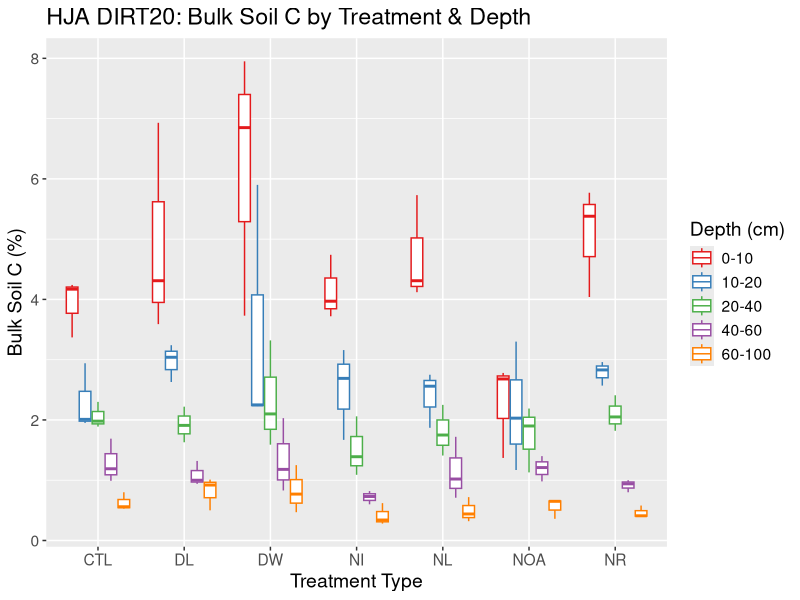
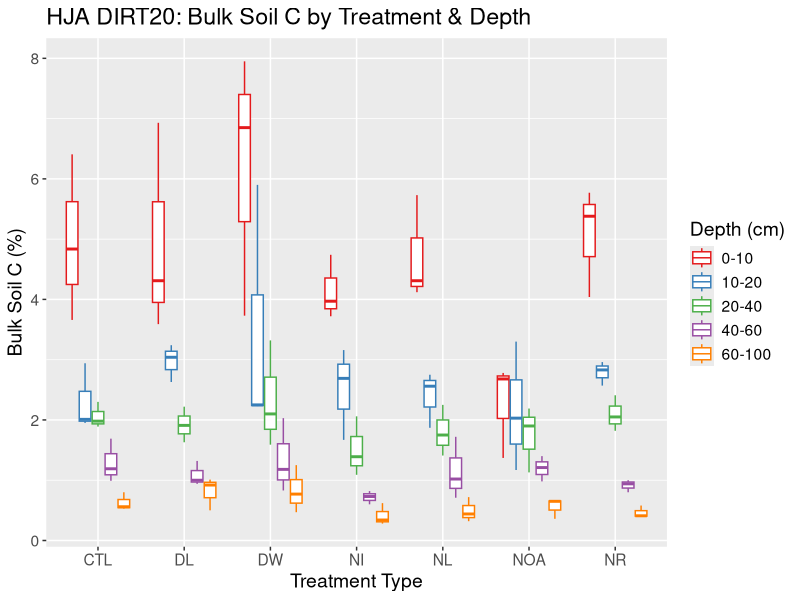
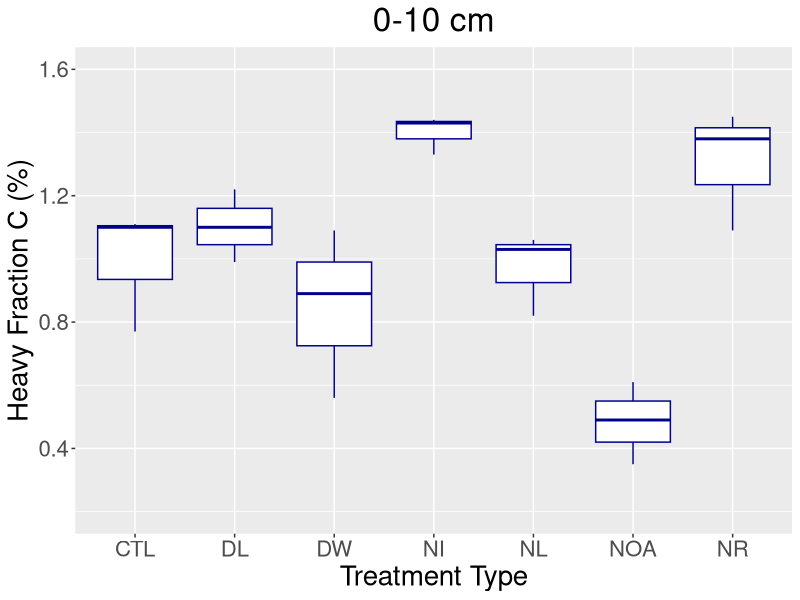
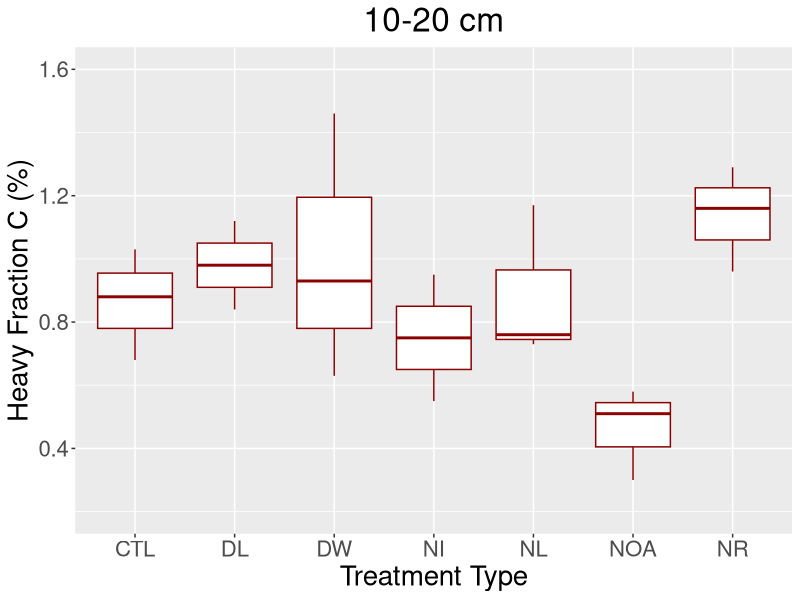
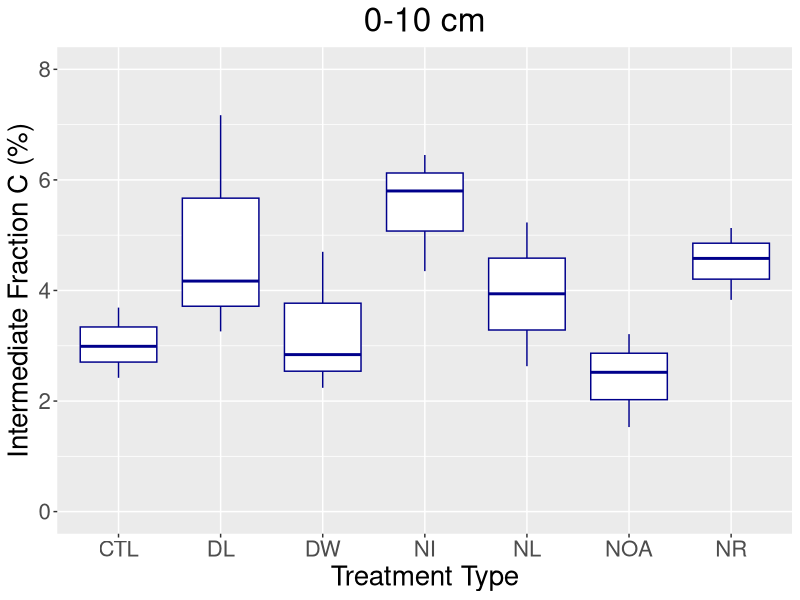
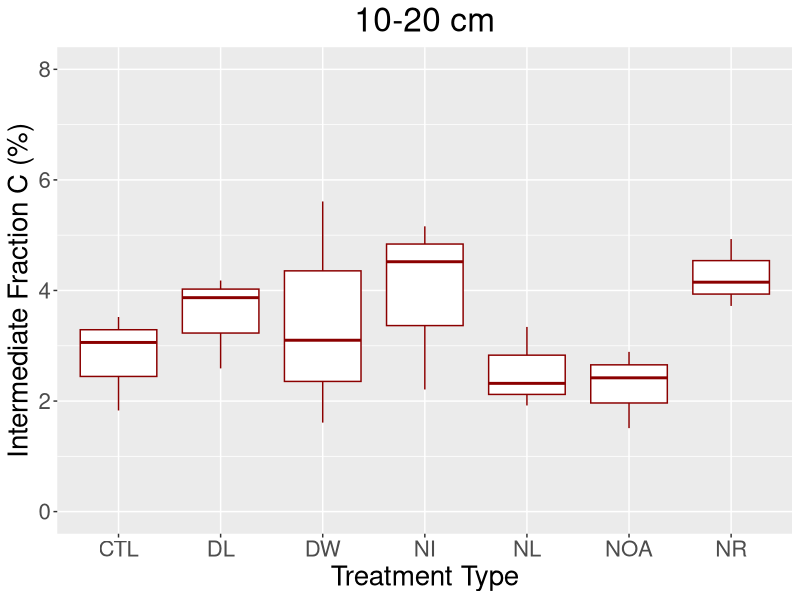
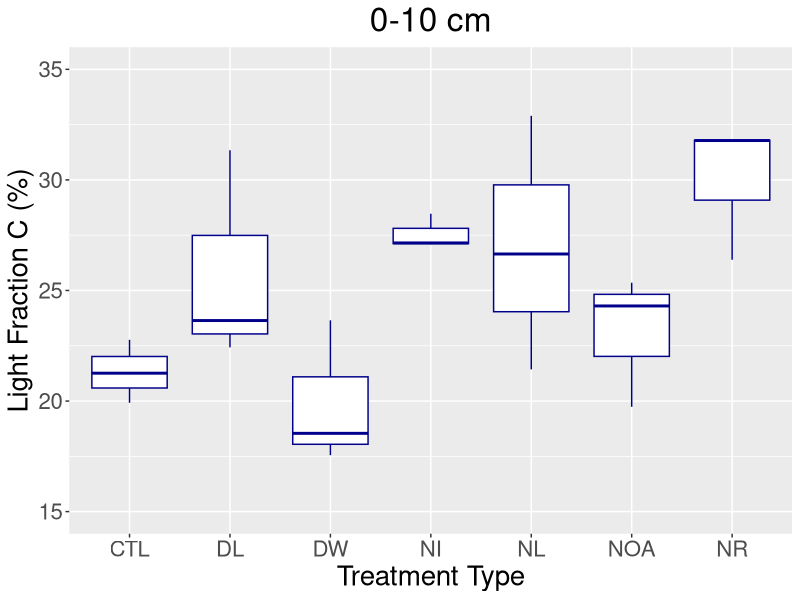
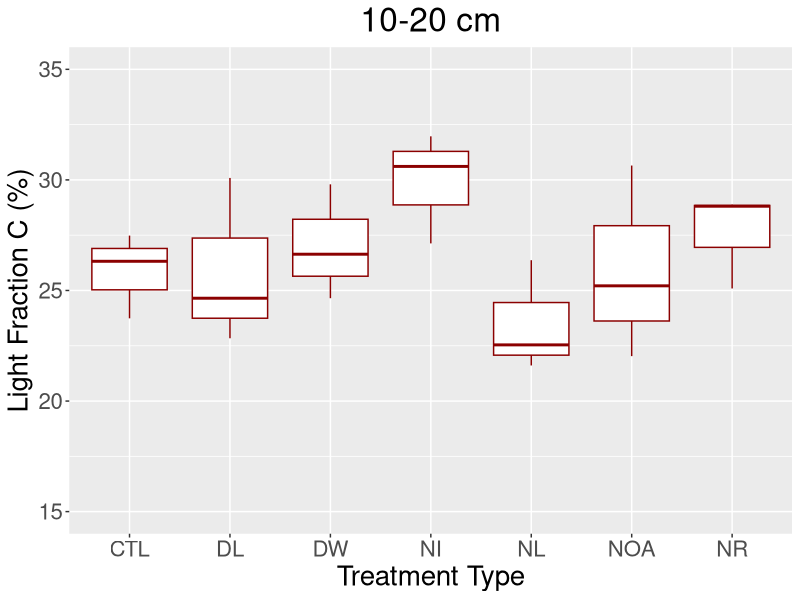

Reproduce these figures in R, in order.
## ---- chunk 1
knitr::opts_chunk$set(echo = TRUE)
## ---- chunk 2
# Load libraries
library(ggplot2)
library(tidyverse)
library(knitr)
## ---- chunk 3
data.1 <- read.csv("DIRT20_soil_master_raw.csv", as.is=T, skip=1)  #Load data as data.1
kable(data.1[1:8,], caption = "Data table structure")  #Display first few rows of the table
## ---- chunk 4
### Plot soil  percent C by treatment & depth
ggplot(data.1, aes(x=TRT, y=bulk_percC, color=Depth)) + 
  geom_boxplot(data=data.1, aes(color=Depth)) + 
  #geom_jitter(data=data.1, aes(size=0.5), width=0.05, height=0.1) +
  scale_color_brewer(palette="Set1") +
  scale_fill_brewer(palette="Set1") +
  ggtitle("HJA DIRT20: Bulk Soil C by Treatment & Depth") +
  xlab("Treatment Type") + ylab("Bulk Soil C (%)") + labs(color="Depth (cm)") +
  theme(text = element_text(size=14))
## ---- chunk 5
# Create modified dataframe for averaged 0-10 cm control C 
data.1m <- data.1  

# Values are averages from all samplings July 2017 - Feb 2018
data.1m[8,6] <- 4.836
data.1m[12,6] <- 6.407 # This value from plot 12 is where we get the boost
data.1m[14,6] <- 3.66

### Plot soil  percent C by treatment & depth
ggplot(data.1m, aes(x=TRT, y=bulk_percC, color=Depth)) + 
  geom_boxplot(data=data.1m, aes(color=Depth)) + 
  #geom_jitter(data=data.1m, aes(size=0.5), width=0.05, height=0.1) +
  scale_color_brewer(palette="Set1") +
  scale_fill_brewer(palette="Set1") +
  ggtitle("HJA DIRT20: Bulk Soil C by Treatment & Depth") +
  xlab("Treatment Type") + ylab("Bulk Soil C (%)") + labs(color="Depth (cm)") +
  theme(text = element_text(size=14))
## ---- chunk 6
#Create data frame with only the fractionated sample data
data.1f <- data.1 %>% filter(grepl("0-10|10-20", Depth)) %>% filter(Depth != "60-100")

### Plot 0-10 cm heavy fraction soil percent C 
ggplot(data.1f %>% filter(Depth == "0-10"), aes(x=TRT, y=HF_percC)) + 
  geom_boxplot(data=data.1f %>% filter(Depth == "0-10"), color="darkblue") + 
  scale_color_brewer(palette="Set1") +
  scale_fill_brewer(palette="Set1") +
  ggtitle("0-10 cm") +
  xlab("Treatment Type") + ylab("Heavy Fraction C (%)") + 
  theme(legend.position="none", plot.title = element_text(hjust = 0.5), text = element_text(size=20)) +
  ylim(0.2,1.6)

### Plot 10-20 cm heavy fraction soil percent C 
ggplot(data.1f %>% filter(Depth == "10-20"), aes(x=TRT, y=HF_percC)) + 
  geom_boxplot(data=data.1f %>% filter(Depth == "10-20"), color="darkred") + 
  scale_color_brewer(palette="Set1") +
  scale_fill_brewer(palette="Set1") +
  ggtitle("10-20 cm") +
  xlab("Treatment Type") + ylab("Heavy Fraction C (%)") + 
  theme(legend.position="none", plot.title = element_text(hjust = 0.5), text = element_text(size=20)) +
  ylim(0.2,1.6)
## ---- chunk 7
#Create data frame with only the fractionated sample data
data.1f <- data.1 %>% filter(grepl("0-10|10-20", Depth)) %>% filter(Depth != "60-100")

### Plot 0-10 cm intermediate fraction soil percent C 
ggplot(data.1f %>% filter(Depth == "0-10"), aes(x=TRT, y=IF_percC)) + 
  geom_boxplot(data=data.1f %>% filter(Depth == "0-10"), color="darkblue") + 
  scale_color_brewer(palette="Set1") +
  scale_fill_brewer(palette="Set1") +
  ggtitle("0-10 cm") +
  xlab("Treatment Type") + ylab("Intermediate Fraction C (%)") + 
  theme(legend.position="none", plot.title = element_text(hjust = 0.5), text = element_text(size=20)) +
  ylim(0,8)

### Plot 10-20 cm intermediate fraction soil percent C 
ggplot(data.1f %>% filter(Depth == "10-20"), aes(x=TRT, y=IF_percC)) + 
  geom_boxplot(data=data.1f %>% filter(Depth == "10-20"), color="darkred") + 
  scale_color_brewer(palette="Set1") +
  scale_fill_brewer(palette="Set1") +
  ggtitle("10-20 cm") +
  xlab("Treatment Type") + ylab("Intermediate Fraction C (%)") + 
  theme(legend.position="none", plot.title = element_text(hjust = 0.5), text = element_text(size=20)) +
  ylim(0,8)
## ---- chunk 8
#Create data frame with only the fractionated sample data
data.1f <- data.1 %>% filter(grepl("0-10|10-20", Depth)) %>% filter(Depth != "60-100")

### Plot 0-10 cm light fraction soil percent C 
ggplot(data.1f %>% filter(Depth == "0-10"), aes(x=TRT, y=LF_percC)) + 
  geom_boxplot(data=data.1f %>% filter(Depth == "0-10"), color="darkblue") + 
  scale_color_brewer(palette="Set1") +
  scale_fill_brewer(palette="Set1") +
  ggtitle("0-10 cm") +
  xlab("Treatment Type") + ylab("Light Fraction C (%)") + 
  theme(legend.position="none", plot.title = element_text(hjust = 0.5), text = element_text(size=20)) +
  ylim(15,35)

### Plot 10-20 cm light fraction soil percent C 
ggplot(data.1f %>% filter(Depth == "10-20"), aes(x=TRT, y=LF_percC)) + 
  geom_boxplot(data=data.1f %>% filter(Depth == "10-20"), color="darkred") + 
  scale_color_brewer(palette="Set1") +
  scale_fill_brewer(palette="Set1") +
  ggtitle("10-20 cm") +
  xlab("Treatment Type") + ylab("Light Fraction C (%)") + 
  theme(legend.position="none", plot.title = element_text(hjust = 0.5), text = element_text(size=20)) +
  ylim(15,35)
